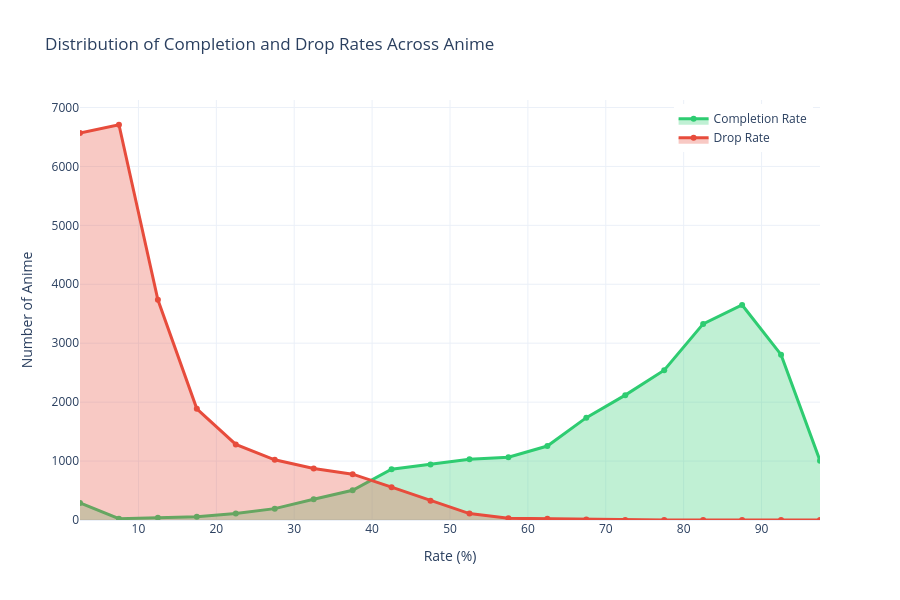

The code cell stored with this chart in its notebook:
### Markdown cell above
### **Genre Matters: Why Some Stories Keep Us Hooked While Others Fade**

When we look beyond the format of an anime and dive into its genre, a different story emerges.

### The Power of the Heart: Romance and Drama

If you want to ensure a viewer reaches the finale, tell them a love story.  
**Romance** leads the pack with a staggering **78.5% completion rate**.  
Closely following are **Supernatural (75.6%)** and **Drama (75.0%)**.

What do these three have in common?

They lean heavily on emotional stakes and narrative momentum.  
When a viewer becomes invested in a character's relationship or a central mystery, they feel a psychological "need" to see the resolution.  
This is reflected in the dropout rates, too—Romance sees only 7.2% of viewers walk away, the lowest of any major genre.

### The "Casualty" of Casual Content

Interestingly, **Slice of Life** and **Comedy** struggle the most with retention.  
Slice of Life, in particular, has one of the lowest completion rates at **67.5%** and the highest dropout rate at **16.1%**.

This suggests that the "episodic" nature of these genres is a double-edged sword.  
While it makes them easy to jump into for a quick laugh, the lack of an urgent, overarching plot makes it just as easy for a viewer to stop watching whenever they feel like it.  
Without a "cliffhanger" or a clear end-goal, the incentive to finish the entire series drops.

### Volume Doesn't Always Mean Engagement

The relationship between a genre's popularity and its completion rate is eye-opening:

- **The "Safe Bets":** **Action** is a powerhouse, maintaining a high volume (417M users) and a healthy 73.5% completion rate. It's the industry's most reliable performer.
- **The Fantasy Fatigue:** Despite its massive popularity (273M users), **Fantasy** falls into the lower tier of completion at **69.6%**.  
  This suggests that while viewers are drawn to magical worlds, many series in this saturated market fail to sustain interest past the initial world-building phase.
- **The Adult Niche:** **Hentai** sits at the bottom of the completion list (67.4%).  
  While its dropout rate isn't the highest, the data suggests that for adult content, viewers are often looking for specific moments rather than a complete narrative journey.

---

### Code cell
fig, stats_data = gu.create_completion_drop_distribution()
fig.show()

### Figure 1 — Plotly figure (JSON) as saved in the notebook; plotly's stock layout.template omitted (floating-point values rounded to 4 significant figures)
{"data": [{"fill": "tozeroy", "fillcolor": "rgba(46, 204, 113, 0.3)", "hovertemplate": "<b>Completion Rate: %{x:.0f}%</b><br>Anime Count: %{y:,}<extra></extra>", "line": {"color": "#2ecc71", "width": 3}, "marker": {"size": 6}, "mode": "lines+markers", "name": "Completion Rate", "type": "scatter", "x": [2.5, 7.5, 12.5, 17.5, 22.5, 27.5, 32.5, 37.5, 42.5, 47.5, 52.5, 57.5, 62.5, 67.5, 72.5, 77.5, 82.5, 87.5, 92.5, 97.5], "y": [289, 22, 39, 57, 109, 193, 351, 505, 861, 940, 1029, 1065, 1255, 1737, 2119, 2543, 3328, 3649, 2806, 1007]}, {"fill": "tozeroy", "fillcolor": "rgba(231, 76, 60, 0.3)", "hovertemplate": "<b>Drop Rate: %{x:.0f}%</b><br>Anime Count: %{y:,}<extra></extra>", "line": {"color": "#e74c3c", "width": 3}, "marker": {"size": 6}, "mode": "lines+markers", "name": "Drop Rate", "type": "scatter", "x": [2.5, 7.5, 12.5, 17.5, 22.5, 27.5, 32.5, 37.5, 42.5, 47.5, 52.5, 57.5, 62.5, 67.5, 72.5, 77.5, 82.5, 87.5, 92.5, 97.5], "y": [6567, 6707, 3737, 1886, 1282, 1021, 875, 778, 557, 327, 109, 28, 21, 8, 1, 0, 0, 0, 0, 0]}], "layout": {"height": 600, "legend": {"x": 0.99, "xanchor": "right", "y": 0.99, "yanchor": "top"}, "showlegend": true, "title": {"text": "Distribution of Completion and Drop Rates Across Anime"}, "xaxis": {"title": {"text": "Rate (%)"}}, "yaxis": {"title": {"text": "Number of Anime"}}}}
